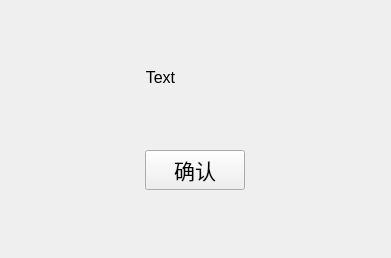
<?xml version="1.0" encoding="UTF-8"?>
<ui version="4.0">
 <class>goodNews</class>
 <widget class="QWidget" name="goodNews">
  <property name="geometry">
   <rect>
    <x>0</x>
    <y>0</y>
    <width>391</width>
    <height>258</height>
   </rect>
  </property>
  <property name="windowTitle">
   <string>喜报</string>
  </property>
  <property name="windowIcon">
   <iconset resource="../../resource.qrc">
    <normaloff>:/lib/lib/icon.png</normaloff>:/lib/lib/icon.png</iconset>
  </property>
  <layout class="QGridLayout" name="gridLayout">
   <item row="1" column="0">
    <widget class="QLabel" name="text">
     <property name="sizePolicy">
      <sizepolicy hsizetype="Fixed" vsizetype="Fixed">
       <horstretch>0</horstretch>
       <verstretch>0</verstretch>
      </sizepolicy>
     </property>
     <property name="font">
      <font>
       <pointsize>12</pointsize>
      </font>
     </property>
     <property name="text">
      <string>Text</string>
     </property>
     <property name="alignment">
      <set>Qt::AlignCenter</set>
     </property>
    </widget>
   </item>
   <item row="2" column="0">
    <widget class="QPushButton" name="backButton">
     <property name="sizePolicy">
      <sizepolicy hsizetype="Minimum" vsizetype="Fixed">
       <horstretch>0</horstretch>
       <verstretch>0</verstretch>
      </sizepolicy>
     </property>
     <property name="minimumSize">
      <size>
       <width>100</width>
       <height>0</height>
      </size>
     </property>
     <property name="font">
      <font>
       <pointsize>16</pointsize>
      </font>
     </property>
     <property name="text">
      <string>确认</string>
     </property>
    </widget>
   </item>
  </layout>
 </widget>
 <resources>
  <include location="../../resource.qrc"/>
 </resources>
 <connections/>
</ui>
